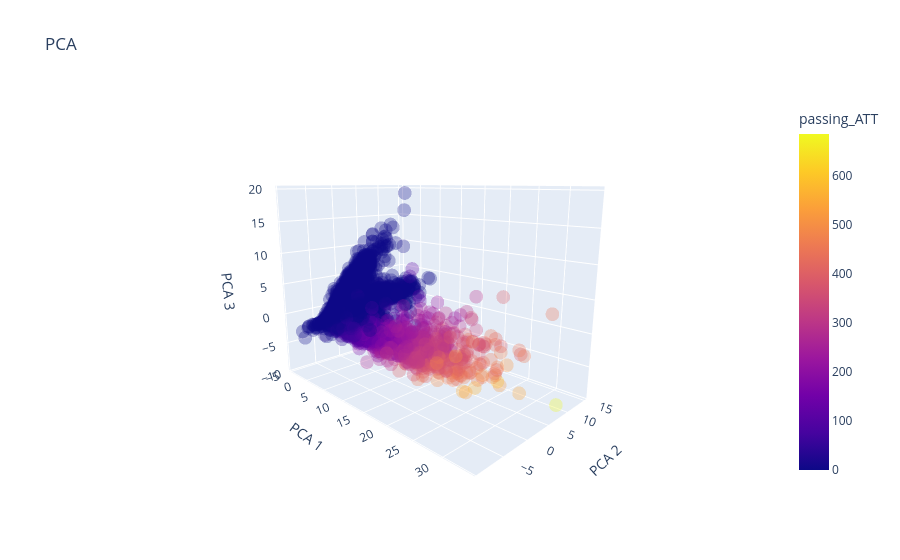

The code cell stored with this chart in its notebook:
### Code cell
df_umap = pd.DataFrame({
    "PCA 1": X_pca[:, 0],
    "PCA 2": X_pca[:, 1],
    "PCA 3": X_pca[:, 2]
})

# df_umap['log_w_av'] = np.log(df['w_av']).fillna(0)

df_umap['passing_ATT'] = numeric_df.passing_ATT


fig = px.scatter_3d(
    df_umap,
    x="PCA 1",
    y="PCA 2",
    z="PCA 3",
    opacity=0.3,
    title="PCA",
    color="passing_ATT"
)

fig.update_layout(
    scene=dict(
        xaxis_title="PCA 1",
        yaxis_title="PCA 2",
        zaxis_title="PCA 3",
        camera=dict(
            eye=dict(x=1.5, y=-1.5, z=0.5)  # roughly similar to elev=10, azim=-45
        )
    )
)

fig.show()

### Figure 1 — Plotly figure (JSON) as saved in the notebook; plotly's stock layout.template omitted (floating-point values rounded to 4 significant figures; data arrays with more than 128 entries replaced by an {"elided": "..."} marker saying what was removed)
{"data": [{"hovertemplate": "PCA 1=%{x}<br>PCA 2=%{y}<br>PCA 3=%{z}<br>passing_ATT=%{marker.color}<extra></extra>", "legendgroup": "", "marker": {"color": {"elided": "12408 float values"}, "coloraxis": "coloraxis", "opacity": 0.3, "symbol": "circle"}, "mode": "markers", "name": "", "scene": "scene", "showlegend": false, "type": "scatter3d", "x": {"elided": "12408 float values"}, "y": {"elided": "12408 float values"}, "z": {"elided": "12408 float values"}}], "layout": {"coloraxis": {"colorbar": {"title": {"text": "passing_ATT"}}, "colorscale": [[0, "#0d0887"], [0.1111, "#46039f"], [0.2222, "#7201a8"], [0.3333, "#9c179e"], [0.4444, "#bd3786"], [0.5556, "#d8576b"], [0.6667, "#ed7953"], [0.7778, "#fb9f3a"], [0.8889, "#fdca26"], [1, "#f0f921"]]}, "legend": {"tracegroupgap": 0}, "scene": {"camera": {"eye": {"x": 1.5, "y": -1.5, "z": 0.5}}, "domain": {"x": [0, 1], "y": [0, 1]}, "xaxis": {"title": {"text": "PCA 1"}}, "yaxis": {"title": {"text": "PCA 2"}}, "zaxis": {"title": {"text": "PCA 3"}}}, "title": {"text": "PCA"}}}
